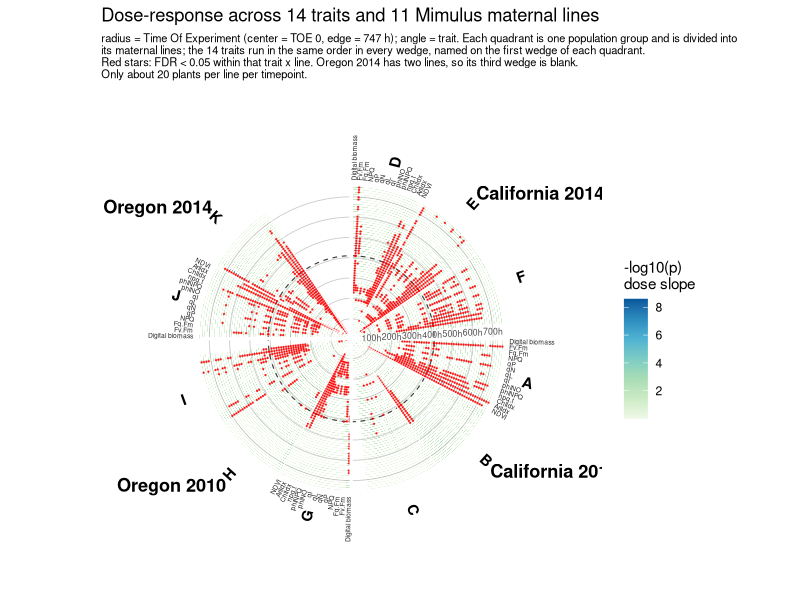

Recreate this plot in R.
# Mimulus tree-ring dose-response figure, at MATERNAL LINE level
# ------------------------------------------------------------------------------
# Same construction as Mimulus_TreeRing_DoseResponse.R, but the dose regression is
# fitted within each maternal line (Population A-K) instead of pooling the lines
# of a site x year group.
#
#   radius = TOE (center = 0 h, edge = 747 h)
#   angle  = trait, 14 in the same order inside every line's wedge
#   fill   = -log10(p) of the dose slope for that line x trait x timepoint
#   stars  = FDR < 0.05, BH within line x trait across timepoints
#
# Layout: the four site x year quadrants are kept in the same corners as the
# pooled figure (2014 up, 2010 down, S. California right, Oregon left). Each
# quadrant is three maternal-line wedges wide; Oregon 2014 has only two lines, so
# its third wedge is left blank and every quadrant still spans exactly 90 degrees.
# Trait names are drawn only on the first wedge of each quadrant - at 180 slots
# there is no room to label all 154.
#
# NOTE ON POWER: each line x timepoint has only about 20 plants across the five
# watering regimes, so these fits are far noisier than the pooled-group version.
#
# Run from .../collaborations/Anstett_Debbas/20251209_Experiment01
# ------------------------------------------------------------------------------

library(dplyr)
library(ggplot2)

trait_order <- c("Roi.Mask","Fv.Fm","Fq.Fm","NPQ","qP","qN","qL","qI",
                 "phiNO","phiNPQ","npq.t","ChlIdx","AriIdx","NDVI")
trait_label <- setNames(trait_order, trait_order)
trait_label["Roi.Mask"] <- "Digital biomass"

# quadrant -> its maternal lines, clockwise from the top; NA is the blank wedge
quadrants <- list("California 2014" = c("D","E","F"),
                  "California 2010" = c("A","B","C"),
                  "Oregon 2010"        = c("G","H","I"),
                  "Oregon 2014"        = c("J","K", NA))

# --- data ---------------------------------------------------------------------

ps2 <- rbind(read.csv("data/Experiment01_EarlyPS2_Mimulus.csv"),
             read.csv("data/Experiment01_LatePS2_Mimulus.csv"))
ps2 <- ps2[!duplicated(ps2[, c("Plant.ID", "TOE")]), ]   # `comp` repeats the control rows
ps2$StressDose <- 100 - as.numeric(sub("%", "", ps2$Treatment))

# --- dose-response at every timepoint, within each maternal line ---------------

dose_response_by_timepoint <- function(df, traits, line_label) {
  toes <- sort(unique(df$TOE))
  out  <- vector("list", length(toes) * length(traits)); i <- 0
  for (t in toes) {
    d_t <- df[df$TOE == t, ]
    for (tr in traits) {
      i <- i + 1
      d_use <- d_t[is.finite(d_t[[tr]]) & is.finite(d_t$StressDose), c(tr, "StressDose")]
      if (nrow(d_use) < 6 || length(unique(d_use$StressDose)) < 3) {
        out[[i]] <- data.frame(Population = line_label, Trait = tr, TOE = t,
                               slope = NA_real_, p_value = NA_real_, r2 = NA_real_,
                               n = nrow(d_use))
        next
      }
      fit <- lm(d_use[[tr]] ~ d_use$StressDose); s <- summary(fit)
      out[[i]] <- data.frame(Population = line_label, Trait = tr, TOE = t,
                             slope = coef(fit)[2], p_value = s$coefficients[2, 4],
                             r2 = s$r.squared, n = nrow(d_use))
    }
  }
  do.call(rbind, out)
}

pop_order <- unlist(quadrants, use.names = FALSE)
pop_order <- pop_order[!is.na(pop_order)]

dose_response_all <- do.call(rbind, lapply(pop_order, function(p)
  dose_response_by_timepoint(subset(ps2, Population == p), trait_order, p)))

dose_response_all$LOD <- -log10(dose_response_all$p_value)
dose_response_all <- dose_response_all %>%
  group_by(Population, Trait) %>%
  mutate(FDR = p.adjust(p_value, method = "BH")) %>%
  ungroup()

write.csv(dose_response_all, "data/Mimulus_dose_response_byPopulation.csv", row.names = FALSE)

# --- tree-ring layout ---------------------------------------------------------

n_traits  <- length(trait_order)
n_gap     <- 3
pops_per_q <- 3
block     <- pops_per_q * n_traits + n_gap        # 45 slots per quadrant
gap_id    <- paste0("__gap", seq_len(n_gap))

slot_levels <- unlist(lapply(names(quadrants), function(g) {
  pops <- quadrants[[g]]
  c(unlist(lapply(seq_along(pops), function(i) {
      p <- pops[i]
      if (is.na(p)) paste0(g, "__blank", i, ":", trait_order)   # blank wedge
      else paste(p, trait_order, sep = ": ")
    })),
    paste0(g, gap_id))
}))

dose_response_all$Slot <- factor(
  paste(dose_response_all$Population, dose_response_all$Trait, sep = ": "),
  levels = slot_levels)

max_toe   <- max(dose_response_all$TOE, na.rm = TRUE)
n_slots   <- length(slot_levels)
run_break <- (408 + 411) / 2

q_boundaries <- 0.5 + block * (0:length(quadrants))
divider_q    <- data.frame(x = q_boundaries, y = 0, yend = max_toe)
pop_start    <- 0.5 + sort(unique(unlist(lapply(seq_along(quadrants) - 1, function(qi)
                  qi * block + (0:(pops_per_q - 1)) * n_traits))))
divider_pop  <- data.frame(x = pop_start, y = 0, yend = max_toe)

# quadrant names, horizontal, in the corner each quadrant points into
q_center <- q_boundaries[-length(q_boundaries)] + pops_per_q * n_traits / 2
q_lab <- data.frame(x = q_center, label = names(quadrants), y = max_toe * 1.235)
deg <- 90 - 360 * (q_lab$x - 0.5) / n_slots
q_lab$hjust <- ifelse(cos(deg * pi / 180) > 0, 0, 1)
q_lab$vjust <- ifelse(sin(deg * pi / 180) > 0, 0, 1)

# maternal-line letter on every wedge
line_lab <- do.call(rbind, lapply(seq_along(quadrants), function(qi) {
  pops <- quadrants[[qi]]
  keep <- !is.na(pops)
  data.frame(x = (qi - 1) * block + (which(keep) - 1) * n_traits + n_traits / 2 + 0.5,
             label = pops[keep])
}))
line_lab$y     <- max_toe * 1.165
line_lab$angle <- 90 - 360 * (line_lab$x - 0.5) / n_slots
line_lab$hjust <- ifelse(line_lab$angle < -90, 1, 0)
line_lab$angle <- ifelse(line_lab$angle < -90, line_lab$angle + 180, line_lab$angle)

# trait names, only on the first wedge of each quadrant
trait_lab <- do.call(rbind, lapply(seq_along(quadrants), function(qi)
  data.frame(x = (qi - 1) * block + seq_len(n_traits) - 0.5 + 0.5,
             label = unname(trait_label[trait_order]))))
trait_lab$y     <- max_toe * 1.045
trait_lab$angle <- 90 - 360 * (trait_lab$x - 0.5) / n_slots
trait_lab$hjust <- ifelse(trait_lab$angle < -90, 1, 0)
trait_lab$angle <- ifelse(trait_lab$angle < -90, trait_lab$angle + 180, trait_lab$angle)

toe_breaks   <- c(100, 200, 300, 400, 500, 600, 700)
toe_breaks   <- toe_breaks[toe_breaks <= max_toe]
toe_label_x  <- pops_per_q * n_traits + ceiling(n_gap / 2)
toe_label_df <- data.frame(x = toe_label_x, y = toe_breaks, label = paste0(toe_breaks, "h"))

p_treering <- ggplot(dose_response_all, aes(x = Slot, y = TOE, fill = LOD)) +
  geom_tile() +
  geom_hline(yintercept = toe_breaks, color = "grey55", linewidth = 0.3, alpha = 0.45) +
  geom_hline(yintercept = run_break, color = "grey25", linewidth = 0.4, linetype = "dashed") +
  geom_point(data = subset(dose_response_all, FDR < 0.05), shape = 8, size = 0.35,
             color = "red", stroke = 0.25) +
  geom_segment(data = divider_pop, aes(x = x, xend = x, y = y, yend = yend),
               inherit.aes = FALSE, color = "white", linewidth = 0.4) +
  geom_segment(data = divider_q, aes(x = x, xend = x, y = y, yend = yend),
               inherit.aes = FALSE, color = "white", linewidth = 1.1) +
  geom_text(data = q_lab, aes(x = x, y = y, label = label, hjust = hjust, vjust = vjust),
            inherit.aes = FALSE, fontface = "bold", size = 4.6, angle = 0) +
  geom_text(data = line_lab, aes(x = x, y = y, label = label, angle = angle, hjust = hjust),
            inherit.aes = FALSE, fontface = "bold", size = 3.8) +
  geom_text(data = trait_lab, aes(x = x, y = y, label = label, angle = angle, hjust = hjust),
            inherit.aes = FALSE, size = 1.7, color = "grey15") +
  geom_text(data = toe_label_df, aes(x = x, y = y, label = label),
            inherit.aes = FALSE, size = 2.2, hjust = 0.5, color = "grey30") +
  scale_fill_distiller(palette = "GnBu", direction = 1, name = "-log10(p)\ndose slope",
                       na.value = "grey90") +
  scale_x_discrete(drop = FALSE) +
  scale_y_continuous(limits = c(0, max_toe * 1.32), expand = c(0, 0)) +
  coord_polar(theta = "x") +
  labs(title = "Dose-response across 14 traits and 11 Mimulus maternal lines",
       subtitle = paste0("radius = Time Of Experiment (center = TOE 0, edge = ", max_toe,
          " h); angle = trait. Each quadrant is one population group and is divided into\n",
          "its maternal lines; the 14 traits run in the same order in every wedge, named on the first wedge of each quadrant.\n",
          "Red stars: FDR < 0.05 within that trait x line. Oregon 2014 has two lines, so its third wedge is blank.\n",
          "Only about 20 plants per line per timepoint.")) +
  theme_minimal() +
  theme(axis.text.x = element_blank(), axis.text.y = element_blank(), axis.ticks = element_blank(),
        panel.grid = element_blank(), axis.title = element_blank(),
        plot.subtitle = element_text(size = 8))

pdf("paper_graphs/magda/Dose_Response_TreeRing_Mimulus_byPopulation.pdf", height = 13, width = 13)
p_treering
dev.off()
